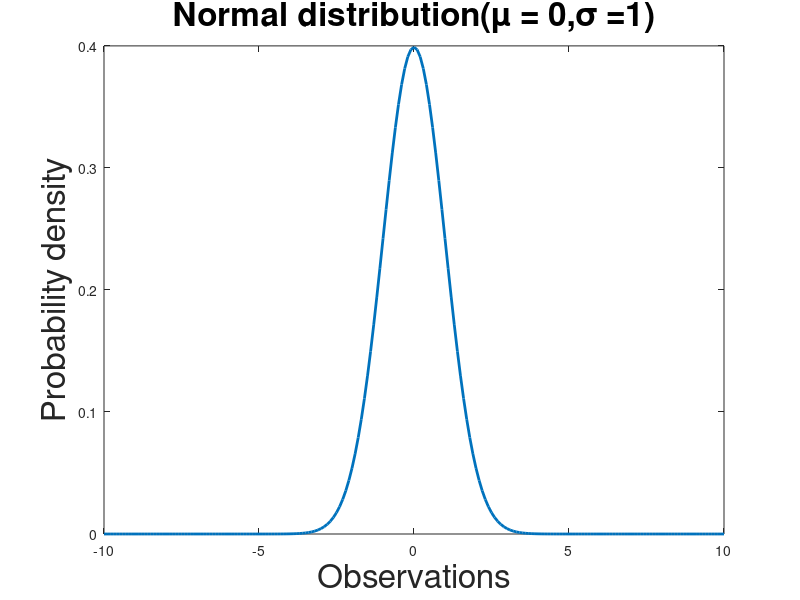

MATLAB code to generate this figure: (Note: this script raises an error after producing the figure.)
%Standard distribution (Figure 1)
x = [-10:.1:10];
y = normpdf(x,0,1);%(x,mu,sigma)
plot(x,y,'LineWidth',2)
title('Normal distribution(µ = 0,σ =1)','FontSize', 24)
xlabel('Observations','FontSize', 24)
ylabel('Probability density','FontSize', 24)

%µ = 0:0.1:2 animated
v = VideoWriter('mean.avi');
v.FrameRate = 5;
open(v);
x = [-5:.1:5];
for mu = 0:0.1:2
    s = 1;
    y = normpdf(x,mu,s);%(x,mu,sigma)
    plot(x,y)
    hold on
    pause(0.001)
    frame = getframe(gcf);
    writeVideo(v,frame);
end
close(v);

%σ = 0.5:0.5:2 animated
v = VideoWriter('sigma.avi');
v.FrameRate = 5;
open(v);
x = [-10:0.1:10];
for s = 0.5:0.5:2%can't be zero
    mu = 0;
    y = normpdf(x,mu,s);
    plot(x,y,'LineWidth',2)
    legend({'σ = 0.5','σ = 1','σ = 1.5','σ = 2'},'FontSize',10)
    hold on
    pause (0.001)
    frame = getframe(gcf);
    writeVideo(v,frame);
end
close(v);


%compare σ(Figure2b)
x = [-15:0.1:15];
y0 = normpdf(x,0,1);
y1 = normpdf(x,0,2);
y2 = normpdf(x,0,3);
y3 = normpdf(x,0,4);
plot(x,y0,'-r',x,y1,'--k',x,y2,'-.b',x,y3,'.-m','LineWidth',2)
legend({'σ = 1','σ = 2','σ = 3','σ = 4'},'FontSize',24)
title('Comparing of changes when σ is different (σ > 0 and µ = 0)',...
'FontSize',24)
xlabel('Observations','FontSize',24)
ylabel('Probability density','FontSize',24)

%comparing µ (Figure2a)
x = [-10:0.1:10];
y0 = normpdf(x,0,1);
y1 = normpdf(x,1,1);
y2 = normpdf(x,-1,1);
y3 = normpdf(x,2,1);
y4 = normpdf(x,-2,1);
plot(x,y0,'-r',x,y1,'--k',x,y2,'-.b',x,y3,'.-m',x,y4,'-g','LineWidth',2)
legend({'µ = 0','µ = 1','µ = -1','µ = 2','µ = -2'},'FontSize',24)
title('Comparing of changes when µ is different (σ = 1)','FontSize', 24)
xlabel('Observations','FontSize', 24)
ylabel('Probability density','FontSize', 24)

%comparing with variated parameters (Figure3)
x = [-15:0.1:15];
y0 = normpdf(x,0,1);
y1 = normpdf(x,1,2);
y2 = normpdf(x,-1,1);
y3 = normpdf(x,1,2);
y4 = normpdf(x,-1,2);
y5 = normpdf(x,2,1);
y6 = normpdf(x,2,2);
y7 = normpdf(x,-2,2);
plot(x,y0,'b',x,y1','g',x,y2,'r',x,y3,'c',x,y4,'m',x,y5,'k',x,y6,'y',x,y7,...
'-.b','LineWidth',2)
legend('(µ = 0,σ = 1)','(µ = 1,σ = 1)','(µ = 0,σ = 1)','(µ = -1,σ = 1)',...
'(µ = 1,σ = 2)','(µ = -1,σ = 2)','(µ = 2,σ = 1)','(µ = 2,σ = 2)',...
'(µ = -2,σ = 2)','FontSize', 24)
title('Comparing of changes in diversed parameter µ and σ','FontSize', 24)
xlabel('Observations','FontSize', 24)
ylabel('Probability density','FontSize', 24)

%comparing with variated parameters (Figure3)
x = [-15:0.1:15];
y0 = normpdf(x,0,1);
y1 = normpdf(x,0.5,1.5);
y2 = normpdf(x,1,2);
y3 = normpdf(x,1.5,2.5);
y4 = normpdf(x,2,3);

plot(x,y0,'b',x,y1','g',x,y2,'r',x,y3,'k',x,y4,'m','LineWidth',2)
legend('(µ = 0,σ = 1)','(µ = 0.5,σ = 1.5)','(µ = 1,σ = 2)','(µ = 1.5,σ = 2.5)',...
'(µ = 2,σ = 3)','FontSize', 24)
title('Comparing of changes in diversed parameter µ and σ','FontSize', 24)
xlabel('Observations','FontSize', 24)
ylabel('Probability density','FontSize', 24)


%Nopparuj Jongserechoke 6213460 EGBI โปรดให้เครดิตคนทำ (me)


